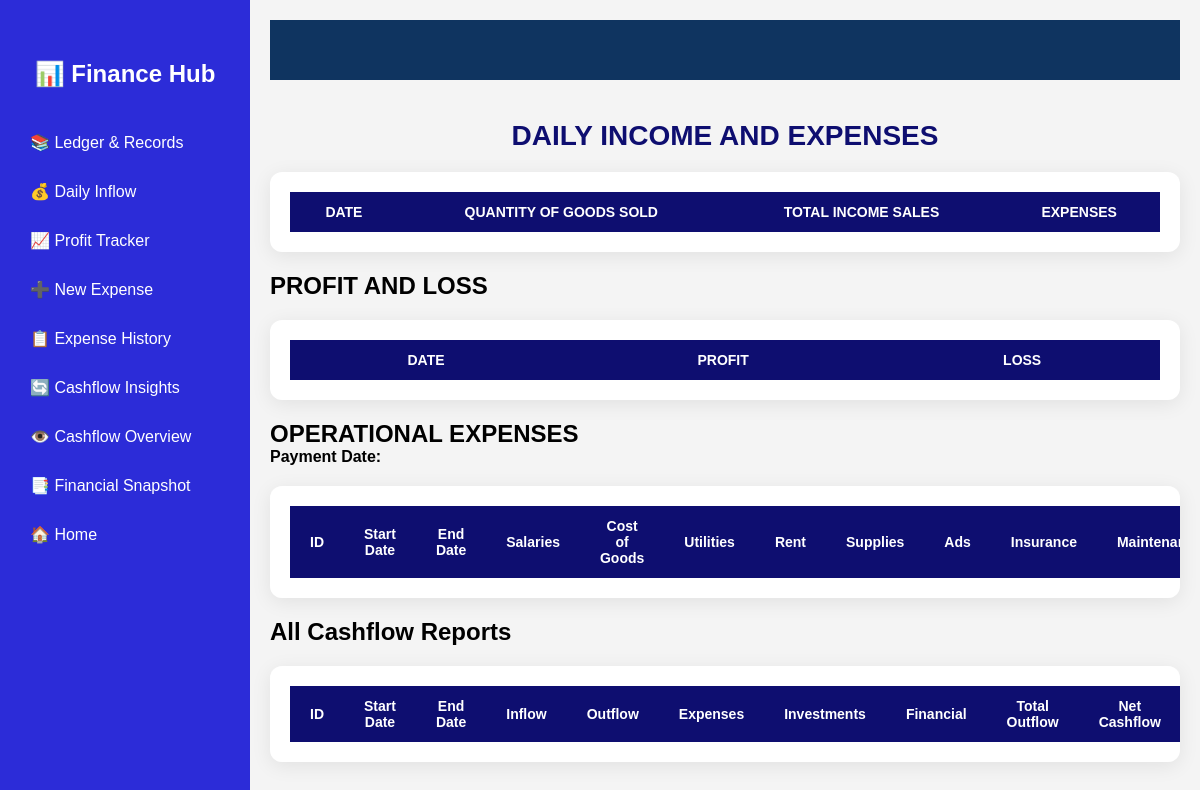
Page /view_expenses on the earlier database version.
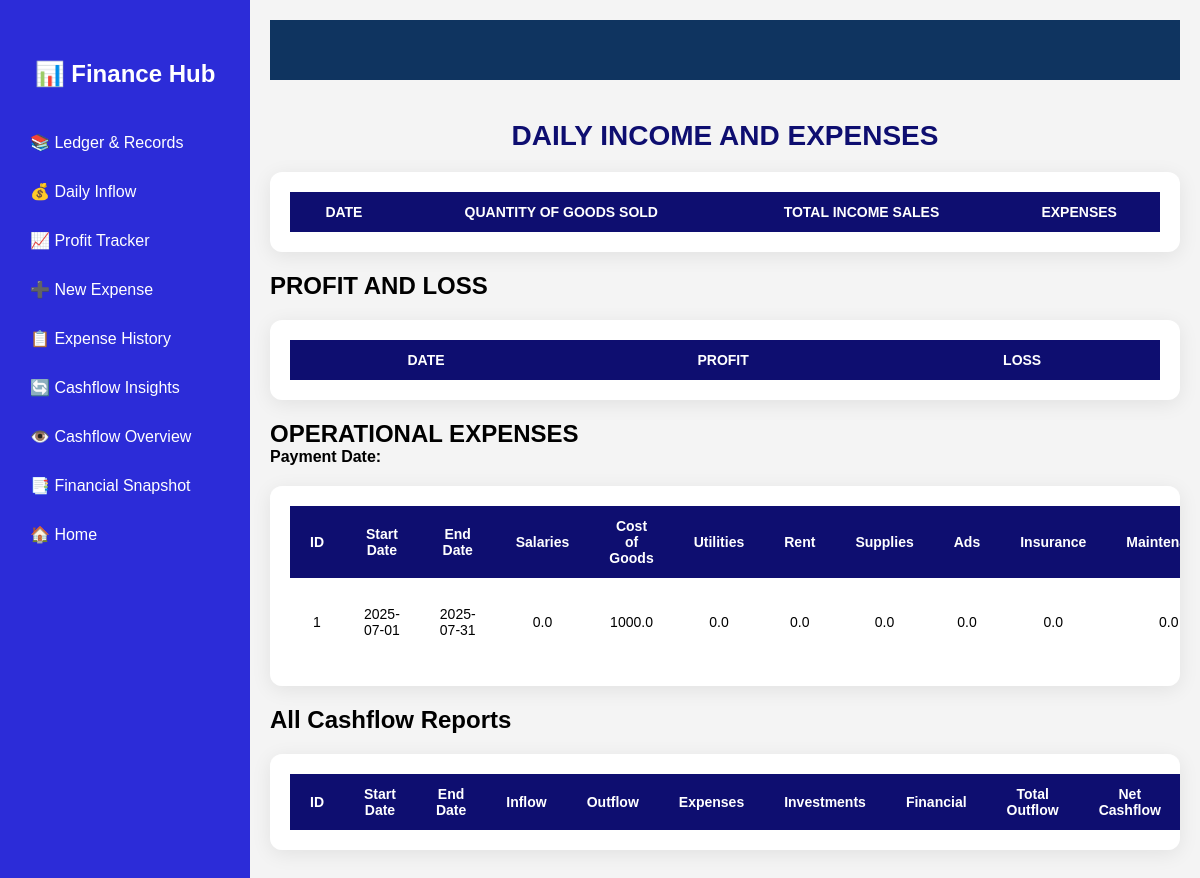
Same page on the later database version.
### tables this page shows
CREATE TABLE expenses (
        id INTEGER PRIMARY KEY AUTOINCREMENT,
            start_date TEXT,
            end_date TEXT,
            salaries REAL,
            cost_of_good REAL,
            electricity REAL,
            water REAL,
            internet REAL,
            rent REAL,
            supplies REAL,
            ads REAL,
            insuarance REAL,
            maintanance REAL,
            transport REAL,
            taxes REAL,
            total_expenses REAL
      );

### app.py (the view)
@app.route('/view_expenses')
def view_expense():
    conn = sqlite3.connect('furniture.db')
    c = conn.cursor()
    c.execute('SELECT * FROM expenses')
    expenses = c.fetchall()
    c.close()
    return render_template('account.html', expenses=expenses)

### templates/account.html (shortened to what this page needs)
<!DOCTYPE html>
<html lang="en">
<head>
</head>
<body>
  <div class="sidebar hidden" id="sidebar">
    <h1>📊 Finance Hub</h1>
    <a href="{{ url_for('accounting') }}">📚 Ledger & Records</a>
    <a href="{{ url_for('daily_income_expenses') }}">💰 Daily Inflow</a>
    <a href="{{ url_for('profit_loss') }}">📈 Profit Tracker</a>
    <a href="{{ url_for('create_expense') }}">➕ New Expense</a>
    <a href="{{ url_for('view_expense') }}">📋 Expense History</a>
    <a href="{{ url_for('cashflow_statements') }}">🔄 Cashflow Insights</a>
    <a href="{{ url_for('view_cashflow') }}">👁️ Cashflow Overview</a>
    <a href="{{ url_for('generate_financial_report') }}">📑 Financial Snapshot</a>
    <a href="/dashboard">🏠 Home</a>
  </div>
  <div class="content" id="content">
    <div class="topbar"></div>
    <h2 class="label">DAILY INCOME AND EXPENSES</h2>
    <div class="table-wrapper">
      <table class="table-modern">
        <thead>
          <tr>
            <th>DATE</th>
            <th>QUANTITY OF GOODS SOLD</th>
            <th>TOTAL INCOME SALES</th>
            <th>EXPENSES</th>
          </tr>
        </thead>
      </table>
    </div>
    <h2>PROFIT AND LOSS</h2>
    <div class="table-wrapper">
      <table class="table-modern">
        <thead>
          <tr>
            <th>DATE</th>
            <th>PROFIT</th>
            <th>LOSS</th>
          </tr>
        </thead>
      </table>
    </div>
    <h2>OPERATIONAL EXPENSES</h2>
    <p><strong>Payment Date:</strong> {{ date }}</p>
    <div class="table-wrapper">
      <table class="table-modern">
        <thead>
          <tr>
            <th>ID</th>
            <th>Start Date</th>
            <th>End Date</th>
            <th>Salaries</th>
            <th>Cost of Goods</th>
            <th>Utilities</th>
            <th>Rent</th>
            <th>Supplies</th>
            <th>Ads</th>
            <th>Insurance</th>
            <th>Maintenance</th>
          </tr>
        </thead>
        <tbody>
          {% for expense in expenses %}
          <tr>
            <td>{{ expense[0] }}</td>
            <td>{{ expense[1] }}</td>
            <td>{{ expense[2] }}</td>
            <td>{{ expense[3] }}</td>
            <td>{{ (expense[4] or 0) + (expense[5] or 0) + (expense[6] or 0) }}</td>
            <td>{{ expense[7] }}</td>
            <td>{{ expense[8] }}</td>
            <td>{{ expense[9] }}</td>
            <td>{{ expense[10] }}</td>
            <td>{{ expense[11] }}</td>
            <td>{{ expense[12] }}</td>
          </tr>
          {% endfor %}
        </tbody>
      </table>
    </div>
    <h2>All Cashflow Reports</h2>
    <div class="table-wrapper">
      <table class="table-modern">
        <thead>
          <tr>
            <th>ID</th>
            <th>Start Date</th>
            <th>End Date</th>
            <th>Inflow</th>
            <th>Outflow</th>
            <th>Expenses</th>
            <th>Investments</th>
            <th>Financial</th>
            <th>Total Outflow</th>
            <th>Net Cashflow</th>
          </tr>
        </thead>
      </table>
    </div>
  </div>
</body>
</html>

Differences in the rows shown:
added expenses: id "1", start_date "2025-07-01", end_date "2025-07-31", salaries "0.0", (expense[4]or0)+(expense[5]or0)+(expense[6]or0) "1000.0", internet "0.0", rent "0.0", supplies "0.0", ads "0.0", insuarance "0.0", maintanance "0.0"
